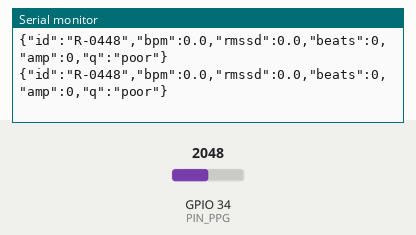
Bench run of a program on a simulated ESP32. Parts: the last lines printed to the serial monitor. The inputs (shaded band) are chosen by the test bench; at power-on: GPIO 34 (PIN_PPG) = 2048 (analog values on the 0–4095 scale). Nothing arrives over Bluetooth unless stated; a phone connects over Bluetooth LE 3 s after start.

Above: at 2.5 s.
2.6 s: GPIO 34 (PIN_PPG) set to 2866
At 4.2 s:
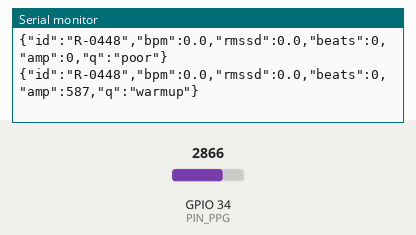
5.6 s: GPIO 34 (PIN_PPG) set to 3603
At 7.2 s:
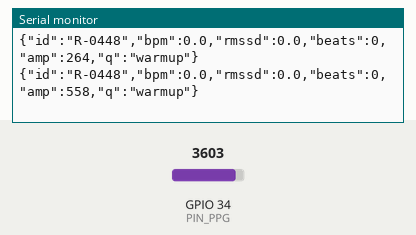
Timing chart, 0 to 8.7 s (numbered marks = the images above; inputs shaded):
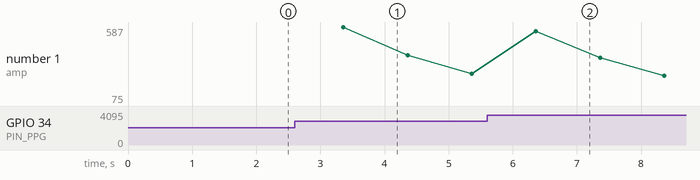

Measured:
- after the input at 2.6 s, the serial monitor: prints a new line after 0.76 s (image 1)
- after the input at 5.6 s, the serial monitor: prints a new line after 0.76 s (image 2)
- plotted number 1: 264 → 75 after the input at 5.6 s

The program:

main.cpp
```cpp
// =============================================================================
//  Sola — Bracelet résident (prototype)
//  ESP32 + KY-039 (LED IR + phototransistor, sortie analogique)
//
//  Mesure : fréquence cardiaque, intervalles RR, RMSSD (variabilité cardiaque)
//  Liaison : BLE vers la borne de cabine — profils standard du Bluetooth SIG
//              · Heart Rate Service  0x180D  (FC + intervalles RR + contact)
//              · Battery Service     0x180F  (niveau de batterie)
//              · service Sola (custom)      (RMSSD, qualité, amplitude)
//            + copie JSON sur le port série (secours de démonstration)
//
//  Câblage
//    KY-039  "-"      -> GND
//    KY-039  milieu   -> 3V3      (SURTOUT PAS 5V : l'ADC ne tolère que 3,3 V)
//    KY-039  "S"      -> GPIO34   (ADC1 — garde ADC1 même sans Wi-Fi)
//
//  Le doigt se place entre la LED et le phototransistor, immobile et sans
//  écraser. Le capteur est sensible à la lumière ambiante : masque-le.
//
//  ATTENTION : nécessite un ESP32 avec Bluetooth (ESP32 classique, S3, C3).
//  L'ESP32-S2 n'a PAS de radio Bluetooth — sur cette puce, reviens au Wi-Fi.
// =============================================================================

#include <Arduino.h>
#include <NimBLEDevice.h>

static const char* DEVICE_NAME = "SOLA-BR-0448";
static const char* RESIDENT_ID = "R-0448";

// Services standard du Bluetooth SIG
static const char* UUID_HRS      = "180D";   // Heart Rate Service
static const char* UUID_HRM      = "2A37";   // Heart Rate Measurement
static const char* UUID_BAS      = "180F";   // Battery Service
static const char* UUID_BAT_LVL  = "2A19";   // Battery Level

// Service propre à Sola : ce que le standard ne transporte pas
static const char* UUID_SOLA_SVC    = "7a0b1000-5e4d-4b7a-9c3f-1e2d3c4b5a60";
static const char* UUID_SOLA_STATUS = "7a0b1001-5e4d-4b7a-9c3f-1e2d3c4b5a60";

// ---------------------------------------------------------------- acquisition
static const int PIN_PPG   = 34;        // ADC1_CH6, broche en entrée seule
static const int FS        = 500;       // Hz — 2 ms de résolution sur les RR
static const int PERIOD_US = 1000000 / FS;

// ------------------------------------------------------------------- filtrage
// La ligne de base suit la dérive lente (respiration, pression du doigt,
// lumière ambiante) ; on la soustrait pour ne garder que la pulsation.
static const float A_BASE   = 0.002f;   // passe-bas très lent  (~0,15 Hz)
static const float A_SMOOTH = 0.18f;    // passe-bas de lissage (~15 Hz)

// ------------------------------------------------------------- détection RR
static const uint32_t REFRACT_MS = 300; // 300 ms => 200 bpm maximum
static const uint32_t RR_MIN_MS  = 300;
static const uint32_t RR_MAX_MS  = 2000;
static const float    RR_TOL     = 0.25f;   // écart max à la médiane (25 %)
static const int      RR_CAP     = 60;      // fenêtre de calcul du RMSSD

// ------------------------------------------------------------------- état DSP
static float baseline = 0.0f;
static float smooth   = 0.0f;
static float env      = 0.0f;      // enveloppe d'amplitude du signal
static bool  armed    = false;     // hystérésis : on ne détecte qu'après une descente
static float prevSig  = 0.0f;

static double lastBeatMs = 0.0;
static uint32_t rr[RR_CAP];        // intervalles retenus, en ms
static bool     rrOk[RR_CAP];      // le RR précédent était-il valide ? (pour le RMSSD)
static int      rrCount = 0;
static int      rrHead  = 0;

static uint32_t beatsSeen = 0, beatsKept = 0;
static uint32_t lastReportMs = 0;

// RR accumulés depuis la dernière notification, à joindre à la trame HRM
static uint16_t pendingRR[8];
static int      pendingCount = 0;

// ------------------------------------------------------------------- état BLE
static NimBLECharacteristic* chrHRM    = nullptr;
static NimBLECharacteristic* chrBat    = nullptr;
static NimBLECharacteristic* chrStatus = nullptr;
static bool clientConnected = false;

class ServerCallbacks : public NimBLEServerCallbacks {
  void onConnect(NimBLEServer* s) override {
    clientConnected = true;
    Serial.println(F("{\"ble\":\"connected\"}"));
  }
  void onDisconnect(NimBLEServer* s) override {
    clientConnected = false;
    Serial.println(F("{\"ble\":\"disconnected\"}"));
    NimBLEDevice::startAdvertising();   // rester joignable par la borne
  }
};

// -----------------------------------------------------------------------------
//  Médiane des RR retenus — sert au rejet d'artefacts
// -----------------------------------------------------------------------------
static uint32_t medianRR() {
  if (rrCount == 0) return 0;
  uint32_t tmp[RR_CAP];
  memcpy(tmp, rr, sizeof(uint32_t) * rrCount);
  for (int i = 1; i < rrCount; i++) {          // tri par insertion, rrCount <= 60
    uint32_t k = tmp[i];
    int j = i - 1;
    while (j >= 0 && tmp[j] > k) { tmp[j + 1] = tmp[j]; j--; }
    tmp[j + 1] = k;
  }
  return tmp[rrCount / 2];
}

// -----------------------------------------------------------------------------
//  RMSSD — racine de la moyenne des carrés des différences successives.
//  On n'utilise une paire (RR[n], RR[n+1]) que si les deux ont été retenus :
//  un battement manqué fausserait complètement le résultat.
// -----------------------------------------------------------------------------
static float rmssd() {
  if (rrCount < 5) return 0.0f;
  double sum = 0.0;
  int n = 0;
  for (int i = 1; i < rrCount; i++) {
    int cur  = (rrHead - rrCount + i     + RR_CAP * 2) % RR_CAP;
    int prev = (rrHead - rrCount + i - 1 + RR_CAP * 2) % RR_CAP;
    if (!rrOk[cur] || !rrOk[prev]) continue;   // rupture de continuité
    double d = (double)rr[cur] - (double)rr[prev];
    sum += d * d;
    n++;
  }
  return n < 4 ? 0.0f : (float)sqrt(sum / n);
}

static float meanBpm() {
  if (rrCount < 3) return 0.0f;
  double s = 0.0;
  for (int i = 0; i < rrCount; i++) s += rr[i];
  return (float)(60000.0 / (s / rrCount));
}

static void pushRR(uint32_t v, bool valid) {
  rr[rrHead]   = v;
  rrOk[rrHead] = valid;
  rrHead = (rrHead + 1) % RR_CAP;
  if (rrCount < RR_CAP) rrCount++;

  // Le standard exprime les RR en 1/1024 s, pas en millisecondes.
  if (valid && pendingCount < 8) {
    pendingRR[pendingCount++] = (uint16_t)((v * 1024UL) / 1000UL);
  }
}

// -----------------------------------------------------------------------------
//  Qualité du signal : le bracelet doit dire quand il ne sait pas.
//  Une mesure douteuse remontée comme certaine est pire que pas de mesure.
// -----------------------------------------------------------------------------
static const char* quality() {
  if (env < 60.0f)   return "poor";      // amplitude trop faible : doigt absent
  if (beatsSeen < 8) return "warmup";
  float keep = (float)beatsKept / (float)beatsSeen;
  if (keep < 0.65f)  return "poor";      // trop d'artefacts : ça bouge
  if (keep < 0.85f)  return "fair";
  return "good";
}

static bool contactDetected() {
  const char* q = quality();
  return (strcmp(q, "good") == 0 || strcmp(q, "fair") == 0);
}

// -----------------------------------------------------------------------------
//  Trame Heart Rate Measurement (0x2A37), format du Bluetooth SIG
//
//    octet 0 : drapeaux
//        bit 0 — 0 = FC sur 8 bits, 1 = sur 16 bits
//        bit 1 — contact capteur détecté
//        bit 2 — capteur capable de détecter le contact
//        bit 3 — dépense énergétique présente
//        bit 4 — intervalles RR présents
//    octet 1 : fréquence cardiaque (bpm)
//    suite   : intervalles RR, uint16 petit-boutiste, unité 1/1024 s
// -----------------------------------------------------------------------------
static void notifyHRM() {
  uint8_t buf[2 + 8 * 2];
  uint8_t flags = 0x04;                      // bit 2 : contact géré par le capteur
  if (contactDetected()) flags |= 0x02;      // bit 1 : contact effectif
  if (pendingCount > 0)  flags |= 0x10;      // bit 4 : RR joints

  int bpm = (int)roundf(meanBpm());
  if (bpm < 0)   bpm = 0;
  if (bpm > 255) bpm = 255;

  int n = 0;
  buf[n++] = flags;
  buf[n++] = (uint8_t)bpm;
  for (int i = 0; i < pendingCount; i++) {
    buf[n++] = (uint8_t)(pendingRR[i] & 0xFF);
    buf[n++] = (uint8_t)(pendingRR[i] >> 8);
  }
  pendingCount = 0;

  chrHRM->setValue(buf, n);
  chrHRM->notify();
}

// -----------------------------------------------------------------------------
static String statusJson() {
  String j = "{";
  j += "\"id\":\"";      j += RESIDENT_ID;             j += "\",";
  j += "\"bpm\":";       j += String(meanBpm(), 1);    j += ",";
  j += "\"rmssd\":";     j += String(rmssd(), 1);      j += ",";
  j += "\"beats\":";     j += rrCount;                 j += ",";
  j += "\"amp\":";       j += String(env, 0);          j += ",";
  j += "\"q\":\"";       j += quality();               j += "\"";
  j += "}";
  return j;
}

// -----------------------------------------------------------------------------
static void setupBle() {
  NimBLEDevice::init(DEVICE_NAME);
  NimBLEDevice::setPower(ESP_PWR_LVL_P9);
  NimBLEDevice::setMTU(185);            // le JSON de statut dépasse les 20 octets

  NimBLEServer* server = NimBLEDevice::createServer();
  server->setCallbacks(new ServerCallbacks());

  NimBLEService* hrs = server->createService(UUID_HRS);
  chrHRM = hrs->createCharacteristic(UUID_HRM, NIMBLE_PROPERTY::NOTIFY);
  hrs->start();

  NimBLEService* bas = server->createService(UUID_BAS);
  chrBat = bas->createCharacteristic(UUID_BAT_LVL,
                                     NIMBLE_PROPERTY::READ | NIMBLE_PROPERTY::NOTIFY);
  uint8_t lvl = 61;                     // simulé : l'ESP32 n'est pas sur batterie
  chrBat->setValue(&lvl, 1);
  bas->start();

  NimBLEService* sola = server->createService(UUID_SOLA_SVC);
  chrStatus = sola->createCharacteristic(UUID_SOLA_STATUS,
                                          NIMBLE_PROPERTY::READ | NIMBLE_PROPERTY::NOTIFY);
  sola->start();

  NimBLEAdvertising* adv = NimBLEDevice::getAdvertising();
  adv->addServiceUUID(UUID_HRS);        // repérable comme ceinture cardio standard
  adv->addServiceUUID(UUID_SOLA_SVC);
  adv->setScanResponse(true);
  adv->start();
}

// -----------------------------------------------------------------------------
void setup() {
  Serial.begin(115200);
  delay(300);
  analogReadResolution(12);                       // 0 .. 4095
  analogSetPinAttenuation(PIN_PPG, ADC_11db);     // pleine échelle 0 .. 3,3 V

  // Amorce la ligne de base pour éviter 2 s de faux battements au démarrage.
  double acc = 0.0;
  for (int i = 0; i < 500; i++) { acc += analogRead(PIN_PPG); delayMicroseconds(PERIOD_US); }
  baseline = acc / 500.0;
  smooth   = 0.0f;

  setupBle();
  Serial.print(F("{\"boot\":\"sola-bracelet\",\"fs\":500,\"sensor\":\"KY-039\",\"ble\":\""));
  Serial.print(DEVICE_NAME);
  Serial.println(F("\"}"));
}

// -----------------------------------------------------------------------------
void loop() {
  static uint32_t nextSample = micros();

  // ---- échantillonnage à cadence fixe -------------------------------------
  if ((int32_t)(micros() - nextSample) < 0) return;
  nextSample += PERIOD_US;

  int raw = analogRead(PIN_PPG);

  // ---- chaîne de filtrage --------------------------------------------------
  baseline += A_BASE * ((float)raw - baseline);        // dérive lente
  float ac  = (float)raw - baseline;                   // pulsation seule
  smooth   += A_SMOOTH * (ac - smooth);                // lissage

  // ---- enveloppe adaptative ------------------------------------------------
  // Le seuil suit l'amplitude réelle du signal : pas de constante magique qui
  // ne marcherait que sur un doigt et une lumière donnés.
  if (smooth > env) env = smooth; else env *= 0.9992f;
  float thrHigh = 0.55f * env;
  float thrLow  = 0.25f * env;

  double nowMs = micros() / 1000.0;

  // ---- détection du front montant -----------------------------------------
  if (smooth < thrLow) armed = true;

  if (armed && prevSig <= thrHigh && smooth > thrHigh && env > 40.0f) {
    // Interpolation linéaire du franchissement : on gagne une précision
    // inférieure à la période d'échantillonnage sur l'instant du battement.
    float frac = (thrHigh - prevSig) / max(smooth - prevSig, 0.001f);
    double tBeat = nowMs - (1.0 - frac) * (1000.0 / FS);

    if (lastBeatMs > 0.0 && (tBeat - lastBeatMs) > REFRACT_MS) {
      uint32_t interval = (uint32_t)(tBeat - lastBeatMs);
      beatsSeen++;

      bool valid = (interval >= RR_MIN_MS && interval <= RR_MAX_MS);
      uint32_t med = medianRR();
      if (valid && med > 0) {
        float dev = fabsf((float)interval - (float)med) / (float)med;
        if (dev > RR_TOL) valid = false;   // battement manqué ou extrasystole
      }
      if (valid) beatsKept++;
      pushRR(interval, valid);

      lastBeatMs = tBeat;
      armed = false;
    } else if (lastBeatMs == 0.0) {
      lastBeatMs = tBeat;
      armed = false;
    }
  }
  prevSig = smooth;

  // ---- notification, une fois par seconde ---------------------------------
  uint32_t ms = millis();
  if (ms - lastReportMs >= 1000) {
    lastReportMs = ms;

    String j = statusJson();
    Serial.println(j);                    // le secours qui marche toujours

    if (clientConnected) {
      notifyHRM();
      chrStatus->setValue(j);
      chrStatus->notify();
    }
  }
}
```
